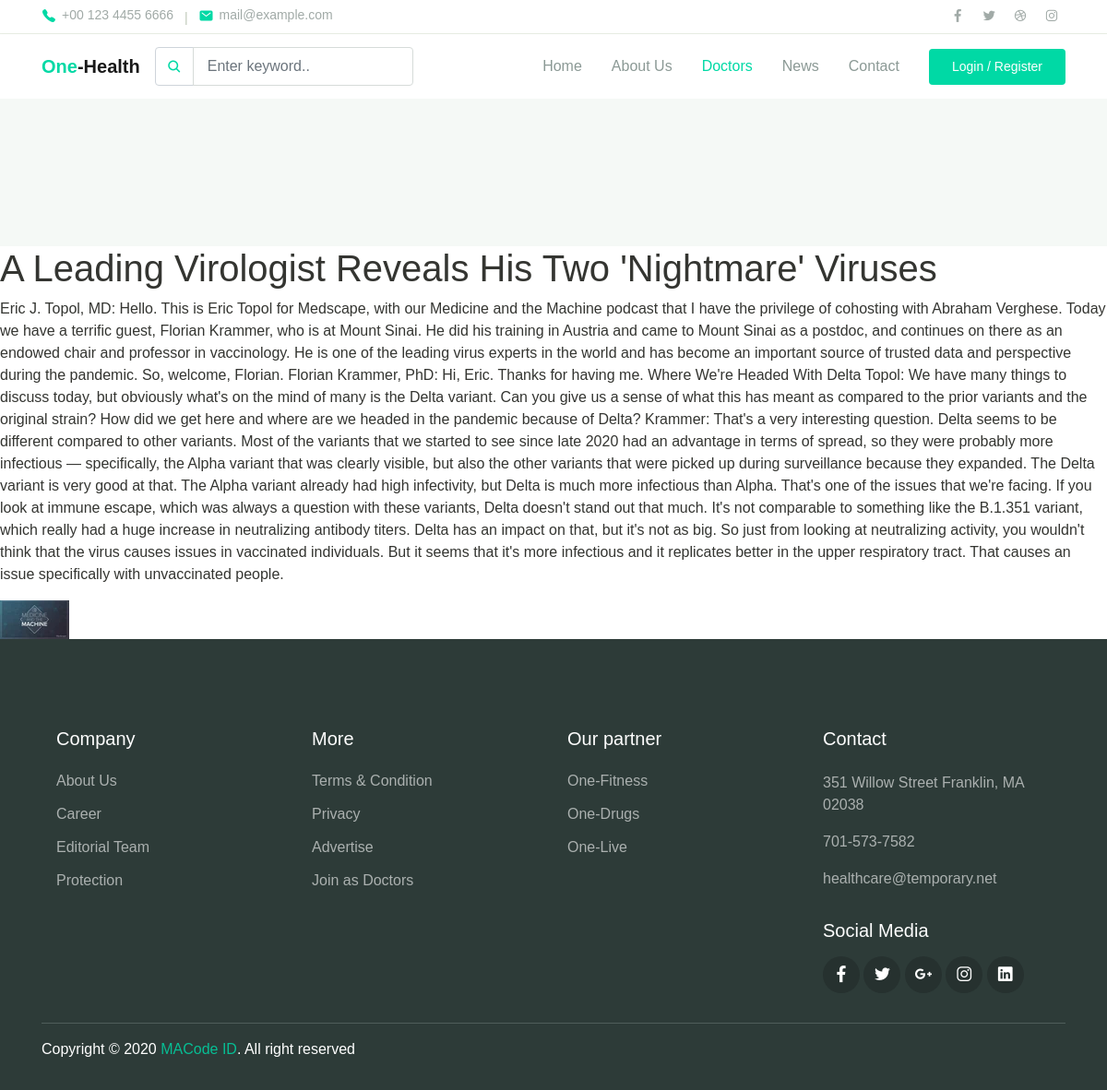
The page /news/latest-news/a-leading-virologist-reveals-his-two-nightmare-viruses on the database its author committed.
### news/models.py (models this page shows, shortened)
class news(models.Model):
    image = models.ImageField(upload_to='Images')
    tag = models.CharField(max_length=250)
    heading = models.CharField(max_length=250, unique=True)
    slug = models.SlugField(max_length=250, unique=True)
    desc = models.TextField()
    date = models.DateField(default=datetime.date.today)
    impost = models.ImageField(upload_to='Images')
    cat = models.ForeignKey(cato, on_delete=models.CASCADE)
    available = models.BooleanField()

### news/views.py (the view)
# urls.py: path('<slug:c_slug>/<slug:news_slug>', views.latest_news, name='latest_news'),
def latest_news(request, c_slug, news_slug):
    try:
        new = news.objects.get(cat__slug=c_slug, slug=news_slug)
    except Exception as e:
        raise e
    return render(request, 'news.html', {'news': new})

### templates/news.html
{% extends 'base.html' %}
{% load static %}
{% block content %}
<h1>{{ news.heading }}</h1>
    <P>{{ news.desc }}</P>
    <img src="{{ news.image.url }}">
{% endblock %}

### static/assets/css/theme.css (style rules this page uses)
:root { --primary: #00D9A5; --accent: #FF3D85; --secondary: #4E5AFE; --warning: #EED818; --info: #05B4E1; --danger: #FF4943; --success: #96C93D; --dark: #343531; --light: #F5F9F6; --cs: #596261; --grey: #6E807A; }
body { font-family: "Source Sans Pro", sans-serif; line-height: 1.5; color: #343531; }

### rows shown on the page
news: heading "A Leading Virologist Reveals His Two 'Nightmare' Viruses", desc "Eric J. Topol, MD: Hello. This is Eric Topol for Medscape, with our Medicine and the Machine podcast that I have the privilege of cohosting with Abraham Verghese. Today we have a terrific guest, Florian Krammer, who is at Mount Sinai. He did his training in Austria and came to Mount Sinai as a postdoc, and continues on there as an endowed chair and professor in vaccinology. He is one of the leading virus experts in the world and has become an important source of trusted data and perspective during the pandemic. So, welcome, Florian. Florian Krammer, PhD: Hi, Eric. Thanks for having me. Where We're Headed With Delta Topol: We have many things to discuss today, but obviously what's on the…", image (picture)
